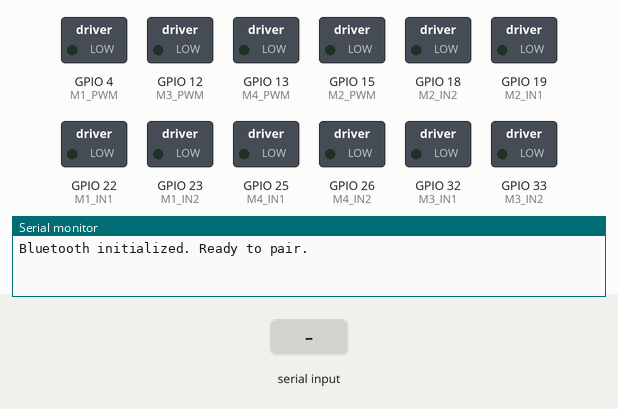
Recording of a sketch running on a simulated ESP32. Parts: switched loads named in the sketch (green lamp = pin HIGH), the last lines printed to the serial monitor. The test bench sets the inputs (shaded band). Nothing arrives over Bluetooth unless stated.

Above: at 1.2 s.
1.3 s: "f" received over the second serial link
At 2.1 s:
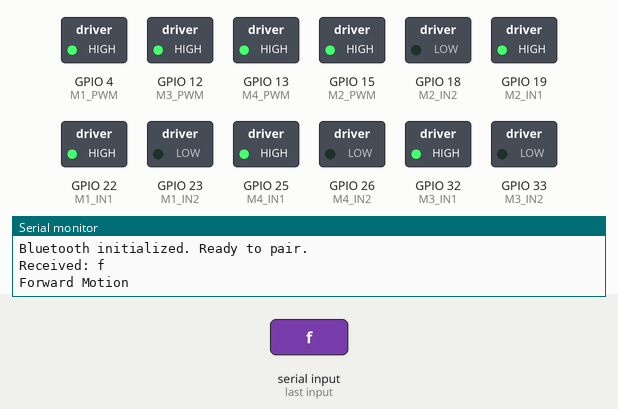
2.8 s: "b" received over the second serial link
At 3.2 s:
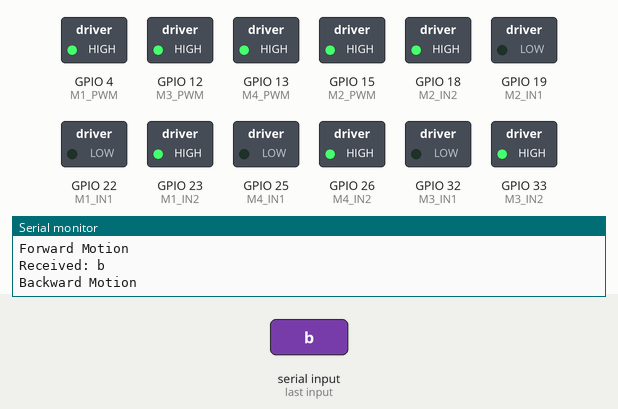
4.3 s: "l" received over the second serial link
At 5.5 s:
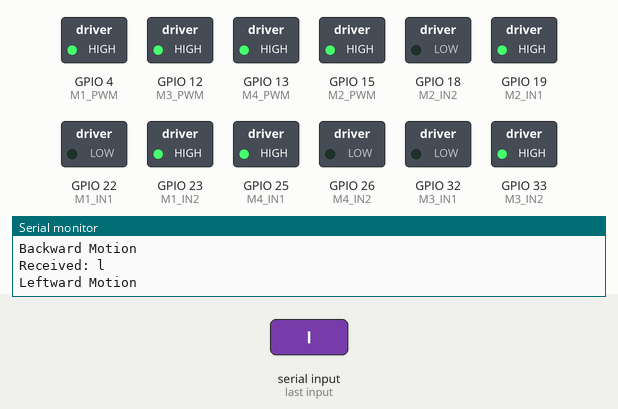
5.8 s: "r" received over the second serial link
At 6.6 s:
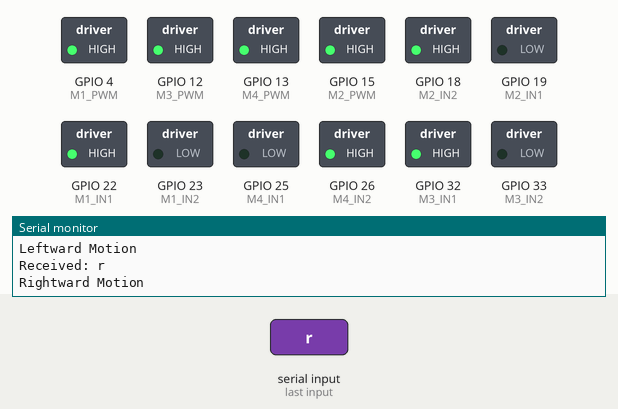
7.3 s: "a" received over the second serial link
At 7.8 s:
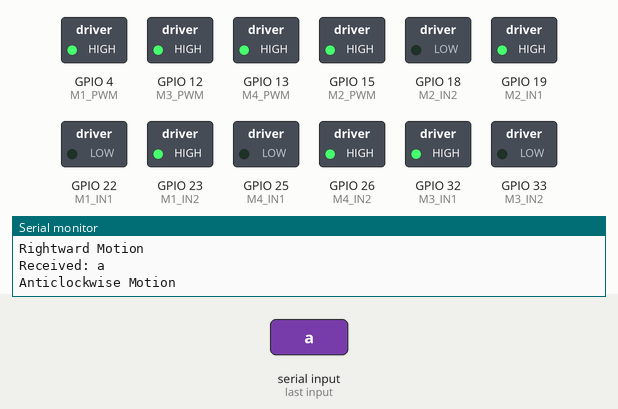
8.8 s: "c" received over the second serial link
At 10.1 s:
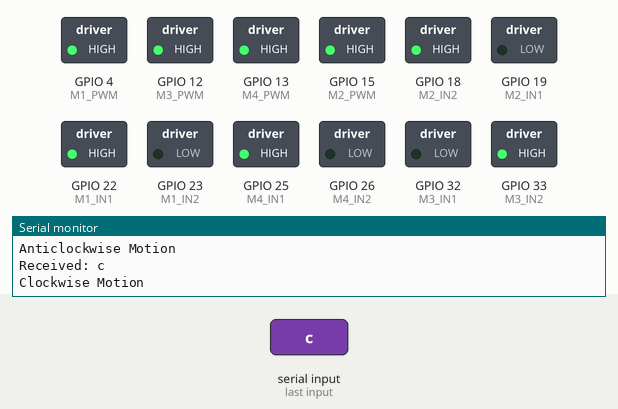
Timing chart, 0 to 11.3 s (numbered marks = the images above; inputs shaded):
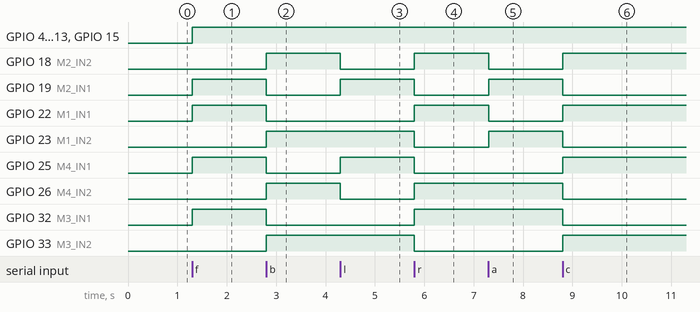

The sketch:

Bluetooth_control_using_phone.ino
```cpp
//Send "f" for forward
//Send "b" for backward
//Send "r" for rightward
//Send "l" for leftward
//Send "c" for clockwise
//Send "a" for anticlockwise
//Send "1" for backward left
//Send "3" for backward right
//Send "7" for forward left
//Send "9" for forward right
//Connent bluetooth of Arduino BlueControl App with robot receiver esp32 and sent data in Terminal of that App.

# define M1_PWM 4
# define M1_IN1 22
# define M1_IN2 23
# define M2_PWM 15
# define M2_IN1 19
# define M2_IN2 18
# define M3_PWM 12
# define M3_IN1 32
# define M3_IN2 33
# define M4_PWM 13
# define M4_IN1 25
# define M4_IN2 26
# include <BluetoothSerial.h>

BluetoothSerial SerialBT;
int receivedspeed=255;
void Forward(){
  Serial.println("Forward Motion");
  analogWrite(M1_PWM, receivedspeed);
  digitalWrite(M1_IN1, HIGH);
  digitalWrite(M1_IN2, LOW);

  analogWrite(M2_PWM, receivedspeed);
  digitalWrite(M2_IN1, HIGH);
  digitalWrite(M2_IN2, LOW);

  analogWrite(M3_PWM, receivedspeed);
  digitalWrite(M3_IN1, HIGH);
  digitalWrite(M3_IN2, LOW);

  analogWrite(M4_PWM, receivedspeed);
  digitalWrite(M4_IN1, HIGH);
  digitalWrite(M4_IN2, LOW);
}
void Backward(){
  Serial.println("Backward Motion");
  analogWrite(M1_PWM, receivedspeed);
  digitalWrite(M1_IN1, LOW);
  digitalWrite(M1_IN2, HIGH);

  analogWrite(M2_PWM, receivedspeed);
  digitalWrite(M2_IN1, LOW);
  digitalWrite(M2_IN2, HIGH);

  analogWrite(M3_PWM, receivedspeed);
  digitalWrite(M3_IN1, LOW);
  digitalWrite(M3_IN2, HIGH);

  analogWrite(M4_PWM, receivedspeed);
  digitalWrite(M4_IN1, LOW);
  digitalWrite(M4_IN2, HIGH);
}
void Leftward(){
  Serial.println("Leftward Motion");
  analogWrite(M1_PWM, receivedspeed);
  digitalWrite(M1_IN1, LOW);
  digitalWrite(M1_IN2, HIGH);

  analogWrite(M2_PWM, receivedspeed);
  digitalWrite(M2_IN1, HIGH);
  digitalWrite(M2_IN2, LOW);

  analogWrite(M3_PWM, receivedspeed);
  digitalWrite(M3_IN1, LOW);
  digitalWrite(M3_IN2, HIGH);

  analogWrite(M4_PWM, receivedspeed);
  digitalWrite(M4_IN1, HIGH);
  digitalWrite(M4_IN2, LOW);
}
void Rightward(){
  Serial.println("Rightward Motion");
  analogWrite(M1_PWM, receivedspeed);
  digitalWrite(M1_IN1, HIGH);
  digitalWrite(M1_IN2, LOW);

  analogWrite(M2_PWM, receivedspeed);
  digitalWrite(M2_IN1, LOW);
  digitalWrite(M2_IN2, HIGH);

  analogWrite(M3_PWM, receivedspeed);
  digitalWrite(M3_IN1, HIGH);
  digitalWrite(M3_IN2, LOW);

  analogWrite(M4_PWM, receivedspeed);
  digitalWrite(M4_IN1, LOW);
  digitalWrite(M4_IN2, HIGH);
}
void Anticlockwise(){
  Serial.println("Anticlockwise Motion");
  analogWrite(M1_PWM, receivedspeed);
  digitalWrite(M1_IN1, LOW);
  digitalWrite(M1_IN2, HIGH);

  analogWrite(M2_PWM, receivedspeed);
  digitalWrite(M2_IN1, HIGH);
  digitalWrite(M2_IN2, LOW);

  analogWrite(M3_PWM, receivedspeed);
  digitalWrite(M3_IN1, HIGH);
  digitalWrite(M3_IN2, LOW);

  analogWrite(M4_PWM, receivedspeed);
  digitalWrite(M4_IN1, LOW);
  digitalWrite(M4_IN2, HIGH);
}
void Clockwise(){
  Serial.println("Clockwise Motion");
  analogWrite(M1_PWM, receivedspeed);
  digitalWrite(M1_IN1, HIGH);
  digitalWrite(M1_IN2, LOW);

  analogWrite(M2_PWM, receivedspeed);
  digitalWrite(M2_IN1, LOW);
  digitalWrite(M2_IN2, HIGH);

  analogWrite(M3_PWM, receivedspeed);
  digitalWrite(M3_IN1, LOW);
  digitalWrite(M3_IN2, HIGH);

  analogWrite(M4_PWM, receivedspeed);
  digitalWrite(M4_IN1, HIGH);
  digitalWrite(M4_IN2, LOW);
}
void Forward_left(){
  Serial.println("Forward_left");
  analogWrite(M1_PWM, receivedspeed);
  digitalWrite(M1_IN1, LOW);
  digitalWrite(M1_IN2, LOW);

  analogWrite(M2_PWM, receivedspeed);
  digitalWrite(M2_IN1, HIGH);
  digitalWrite(M2_IN2, LOW);

  analogWrite(M3_PWM, receivedspeed);
  digitalWrite(M3_IN1, LOW);
  digitalWrite(M3_IN2, LOW);

  analogWrite(M4_PWM, receivedspeed);
  digitalWrite(M4_IN1, HIGH);
  digitalWrite(M4_IN2, LOW);
}
void Forward_right(){
  Serial.println("Forward_right");
  analogWrite(M1_PWM, receivedspeed);
  digitalWrite(M1_IN1, HIGH);
  digitalWrite(M1_IN2, LOW);

  analogWrite(M2_PWM, receivedspeed);
  digitalWrite(M2_IN1, LOW);
  digitalWrite(M2_IN2, LOW);

  analogWrite(M3_PWM, receivedspeed);
  digitalWrite(M3_IN1, HIGH);
  digitalWrite(M3_IN2, LOW);

  analogWrite(M4_PWM, receivedspeed);
  digitalWrite(M4_IN1, LOW);
  digitalWrite(M4_IN2, LOW);
}
void Backward_left(){
  Serial.println("Backward_left");
  analogWrite(M1_PWM, receivedspeed);
  digitalWrite(M1_IN1, LOW);
  digitalWrite(M1_IN2, HIGH);

  analogWrite(M2_PWM, receivedspeed);
  digitalWrite(M2_IN1, LOW);
  digitalWrite(M2_IN2, LOW);

  analogWrite(M3_PWM, receivedspeed);
  digitalWrite(M3_IN1, LOW);
  digitalWrite(M3_IN2, HIGH);

  analogWrite(M4_PWM, receivedspeed);
  digitalWrite(M4_IN1, LOW);
  digitalWrite(M4_IN2, LOW);
}
void Backward_right(){
  Serial.println("Backward_right");
  analogWrite(M1_PWM, receivedspeed);
  digitalWrite(M1_IN1, LOW);
  digitalWrite(M1_IN2, LOW);

  analogWrite(M2_PWM, receivedspeed);
  digitalWrite(M2_IN1, LOW);
  digitalWrite(M2_IN2, HIGH);

  analogWrite(M3_PWM, receivedspeed);
  digitalWrite(M3_IN1, LOW);
  digitalWrite(M3_IN2, LOW);

  analogWrite(M4_PWM, receivedspeed);
  digitalWrite(M4_IN1, LOW);
  digitalWrite(M4_IN2, HIGH);
}
void Stop(){
  Serial.println("Stop");
  analogWrite(M1_PWM, 0);
  digitalWrite(M1_IN1, LOW);
  digitalWrite(M1_IN2, LOW);

  analogWrite(M2_PWM, 0);
  digitalWrite(M2_IN1, LOW);
  digitalWrite(M2_IN2, LOW);

  analogWrite(M3_PWM, 0);
  digitalWrite(M3_IN1, LOW);
  digitalWrite(M3_IN2, LOW);

  analogWrite(M4_PWM, 0);
  digitalWrite(M4_IN1, LOW);
  digitalWrite(M4_IN2, LOW);
}
void setup() {
  Serial.begin(115200);
  SerialBT.begin("Omni_directional_robot");
  Serial.println("Bluetooth initialized. Ready to pair.");
  pinMode(M1_PWM, OUTPUT);
  pinMode(M1_IN1, OUTPUT);
  pinMode(M1_IN2, OUTPUT);
  pinMode(M2_PWM, OUTPUT);
  pinMode(M2_IN1, OUTPUT);
  pinMode(M2_IN2, OUTPUT);
  pinMode(M3_PWM, OUTPUT);
  pinMode(M3_IN1, OUTPUT);
  pinMode(M3_IN2, OUTPUT);
  pinMode(M4_PWM, OUTPUT);
  pinMode(M4_IN1, OUTPUT);
  pinMode(M4_IN2, OUTPUT);
}

void loop() {
  if(SerialBT.available()){
    char c= char(SerialBT.read()); //Read data
    Serial.print("Received: ");
    Serial.println(c);
    //For Forward Motion
    if(c=='f'){
      Forward();
    }
    //For Backward Motion
    else if(c=='b'){
      Backward();
    }
    //For Leftward Motion
    else if(c=='l'){
      Leftward();
    }
    //For Rightward Motion
    else if(c=='r'){
      Rightward();
    }
    //For Anti-Clockwise Motion
    else if(c=='a'){
      Anticlockwise();
    }
    //For Clockwise Motion
    else if(c=='c'){
      Clockwise();
    }
    //For Diagonal Motion
    else if(c=='7'){
      Forward_left();
    }
    else if(c=='9'){
      Forward_right();
    }
    else if(c=='1'){
      Backward_left();
    }
    else if(c=='3'){
      Backward_right();
    }
    else{
      Stop();
    }
  }
}
```

Measured:
- after the input at 1.3 s, GPIO 4 (M1_PWM), GPIO 12 (M3_PWM), GPIO 13 (M4_PWM), GPIO 15 (M2_PWM), GPIO 19 (M2_IN1), GPIO 22 (M1_IN1), GPIO 25 (M4_IN1), GPIO 32 (M3_IN1): LOW → HIGH at once
- after the input at 2.8 s, GPIO 18 (M2_IN2), GPIO 23 (M1_IN2), GPIO 26 (M4_IN2), GPIO 33 (M3_IN2): LOW → HIGH at once; GPIO 19 (M2_IN1), GPIO 22 (M1_IN1), GPIO 25 (M4_IN1), GPIO 32 (M3_IN1): HIGH → LOW at once
- after the input at 4.3 s, GPIO 18 (M2_IN2), GPIO 26 (M4_IN2): HIGH → LOW at once; GPIO 19 (M2_IN1), GPIO 25 (M4_IN1): LOW → HIGH at once
- after the input at 5.8 s, GPIO 18 (M2_IN2), GPIO 22 (M1_IN1), GPIO 26 (M4_IN2), GPIO 32 (M3_IN1): LOW → HIGH at once; GPIO 19 (M2_IN1), GPIO 23 (M1_IN2), GPIO 25 (M4_IN1), GPIO 33 (M3_IN2): HIGH → LOW at once
- after the input at 7.3 s, GPIO 18 (M2_IN2), GPIO 22 (M1_IN1): HIGH → LOW at once; GPIO 19 (M2_IN1), GPIO 23 (M1_IN2): LOW → HIGH at once
- after the input at 8.8 s, GPIO 18 (M2_IN2), GPIO 22 (M1_IN1), GPIO 25 (M4_IN1), GPIO 33 (M3_IN2): LOW → HIGH at once; GPIO 19 (M2_IN1), GPIO 23 (M1_IN2), GPIO 26 (M4_IN2), GPIO 32 (M3_IN1): HIGH → LOW at once
